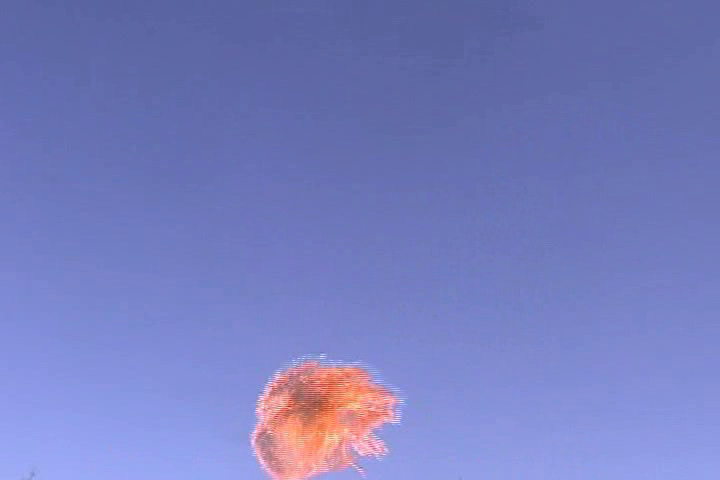
//> input picture frame 13 of SkyFire.avi, 720 x 480 px
$ ./MidtermAssignment   (built with g++ and OpenCV 4)
//> lines starting //> are read from the running program, lines starting //| are printed output that depends on the picture
#include <iostream>
#include <opencv2/opencv.hpp>

using namespace std;
using namespace cv;

bool isDrawing = false;
bool initialChannelBar = false;
bool save_new_video_flag = false;
Point startPoint, endPoint;
Mat tempFrame, roiFrame, frame, Bframe, Gframe, Rframe, selectChannelFrame;
Rect roiRect;
int blueNonZero = 0, greenNonZero = 0, redNonZero = 0;
int channelSelector = 0; //選擇 B:1、G:2、R:3 哪一張圖層
int bins = 1; //切割的分群數

// [223 lines left out: functions processing_Average_and_Merge, Get_Average_and_Merge_RGB, new_video_production, DataGrouping, updateHistogram, onHistogramChange and 4 more, not called in this run]

int main()
{
    string video_path = "D:\\C_project\\MidtermAssignment\\SkyFire.avi";
    VideoCapture cap(video_path);

    if (!cap.isOpened()) {
        cout << "Cannot open video" << endl;
        return -1;
    }
    namedWindow("Video", WINDOW_NORMAL);
    setMouseCallback("Video", mouseCallback);
    while (true) {
        cap >> frame;
//> frame is the input picture: 480 rows x 720 cols, CV_8UC3; mean B, G, R 190.8, 125.8, 118.3
        if (!cap.read(frame)) {
            cap.set(CAP_PROP_POS_FRAMES, 0);
            continue;
        }
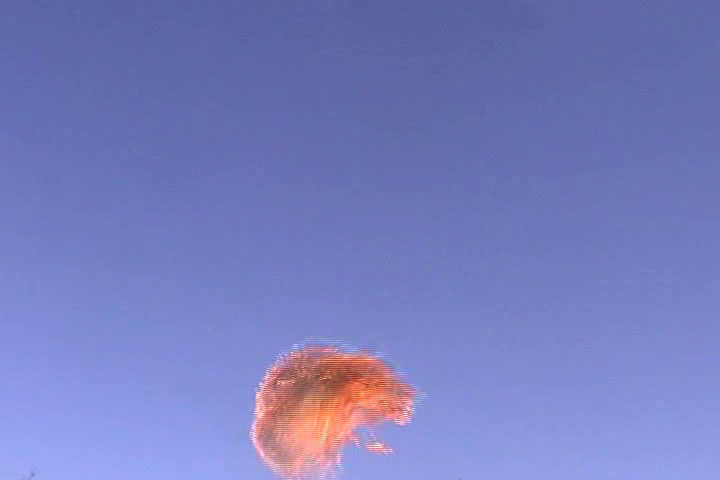
//> input picture frame 14 of SkyFire.avi, 720 x 480 px
//> frame is the input picture: 480 rows x 720 cols, CV_8UC3; mean B, G, R 189.8, 125.3, 118.2

        if (save_new_video_flag) {
            // roi 框選完成，匯製新影片
            new_video_production(video_path, "SkyFire-ROI.avi", VideoWriter::fourcc('M', 'J', 'P', 'G'), 30.0);
        }

        putText(frame, "Blue Non-Zero: " + to_string(blueNonZero), Point(10, 30), FONT_HERSHEY_SIMPLEX, 0.5, Scalar(255, 0, 0), 1);
        putText(frame, "Green Non-Zero: " + to_string(greenNonZero), Point(10, 50), FONT_HERSHEY_SIMPLEX, 0.5, Scalar(0, 255, 0), 1);
        putText(frame, "Red Non-Zero: " + to_string(redNonZero), Point(10, 70), FONT_HERSHEY_SIMPLEX, 0.5, Scalar(0, 0, 255), 1);
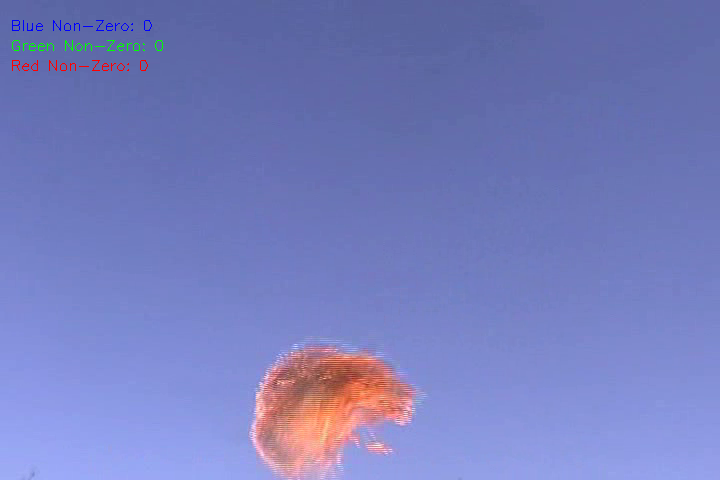
//> frame: 480 rows x 720 cols, CV_8UC3; mean B, G, R 189.6, 125.3, 118.2


        imshow("Video", frame);

        if ((char)waitKey(50) == 'q') break;
//> the 'q' key is pressed

    }

    cap.release();
    destroyAllWindows();
    return 0;
}

$ run again, starting later in the video
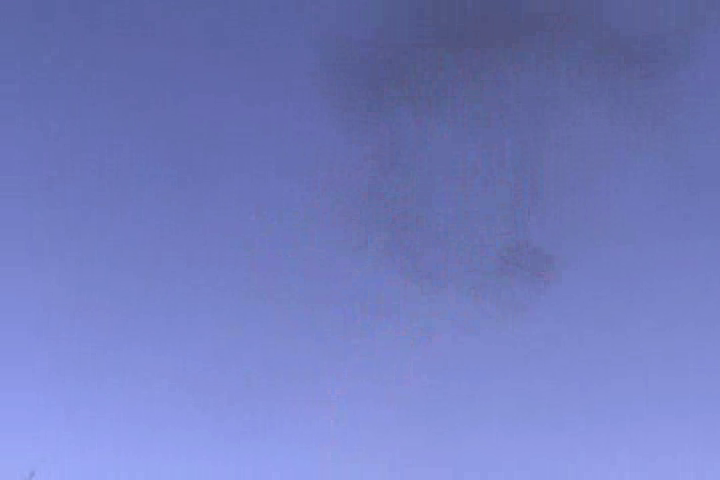
//> input picture frame 58 of SkyFire.avi, 720 x 480 px
//> frame is the input picture: 480 rows x 720 cols, CV_8UC3; mean B, G, R 189.9, 123.7, 114.1
//> `putText(frame, "Red Non-Zero: " + to_string(redNonZero), Point(10, 70)..`:
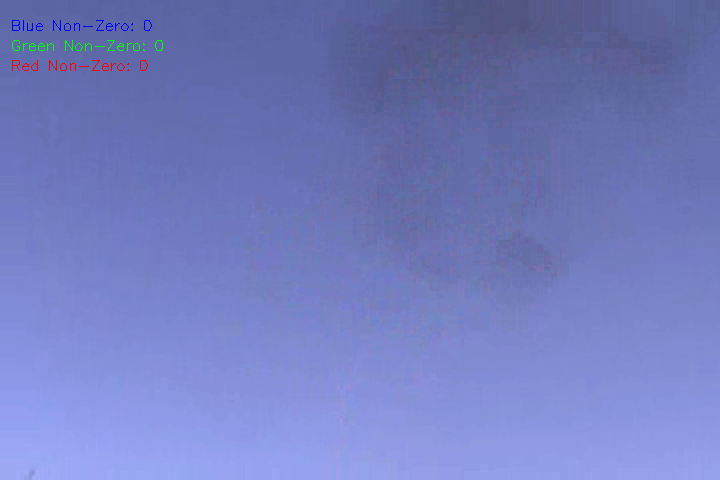
//> frame: 480 rows x 720 cols, CV_8UC3; mean B, G, R 190.9, 124.3, 114.8

$ run again, starting later in the video
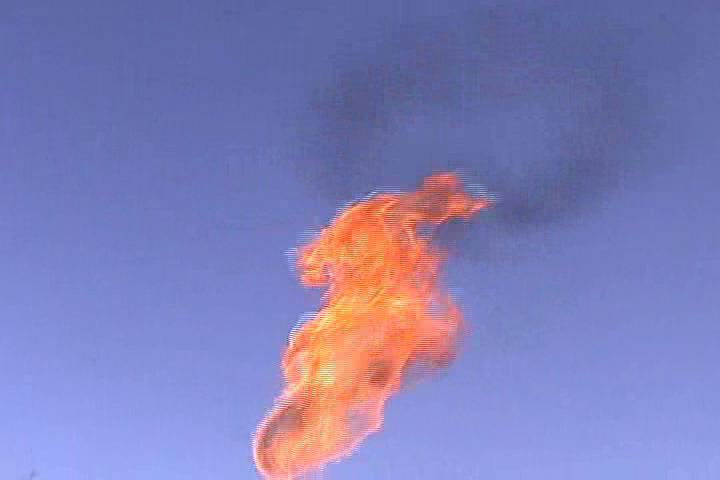
//> input picture frame 104 of SkyFire.avi, 720 x 480 px
//> frame is the input picture: 480 rows x 720 cols, CV_8UC3; mean B, G, R 183.1, 126.5, 127.5
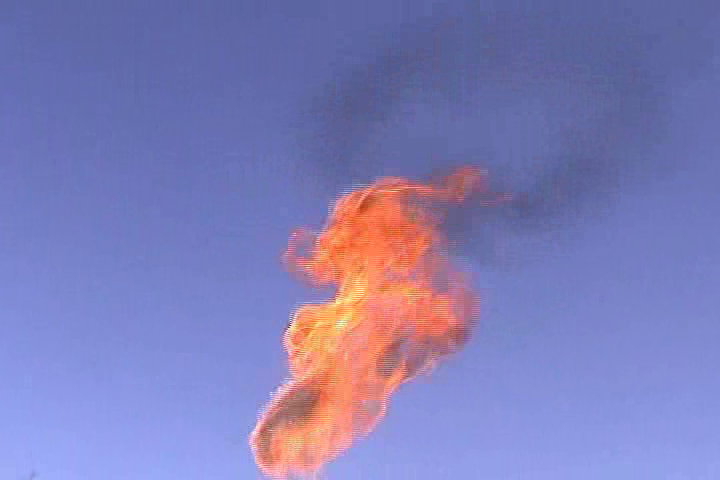
//> input picture frame 105 of SkyFire.avi, 720 x 480 px
//> frame is the input picture: 480 rows x 720 cols, CV_8UC3; mean B, G, R 182.1, 125.1, 127.2
//> `putText(frame, "Red Non-Zero: " + to_string(redNonZero), Point(10, 70)..`:
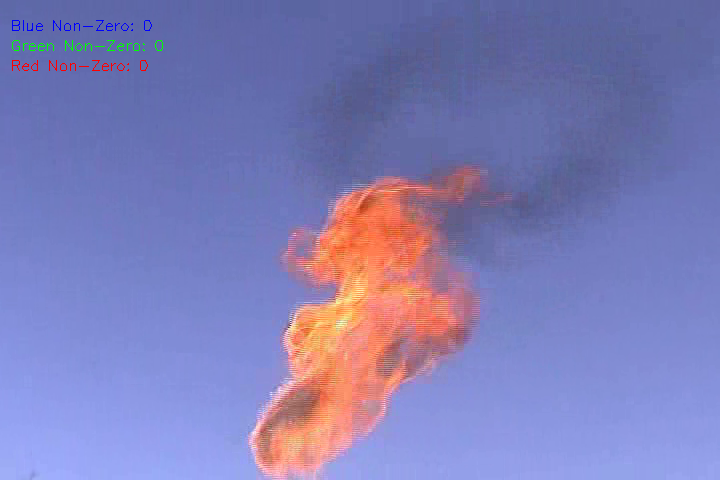
//> frame: 480 rows x 720 cols, CV_8UC3; mean B, G, R 181.8, 125.1, 127.2
